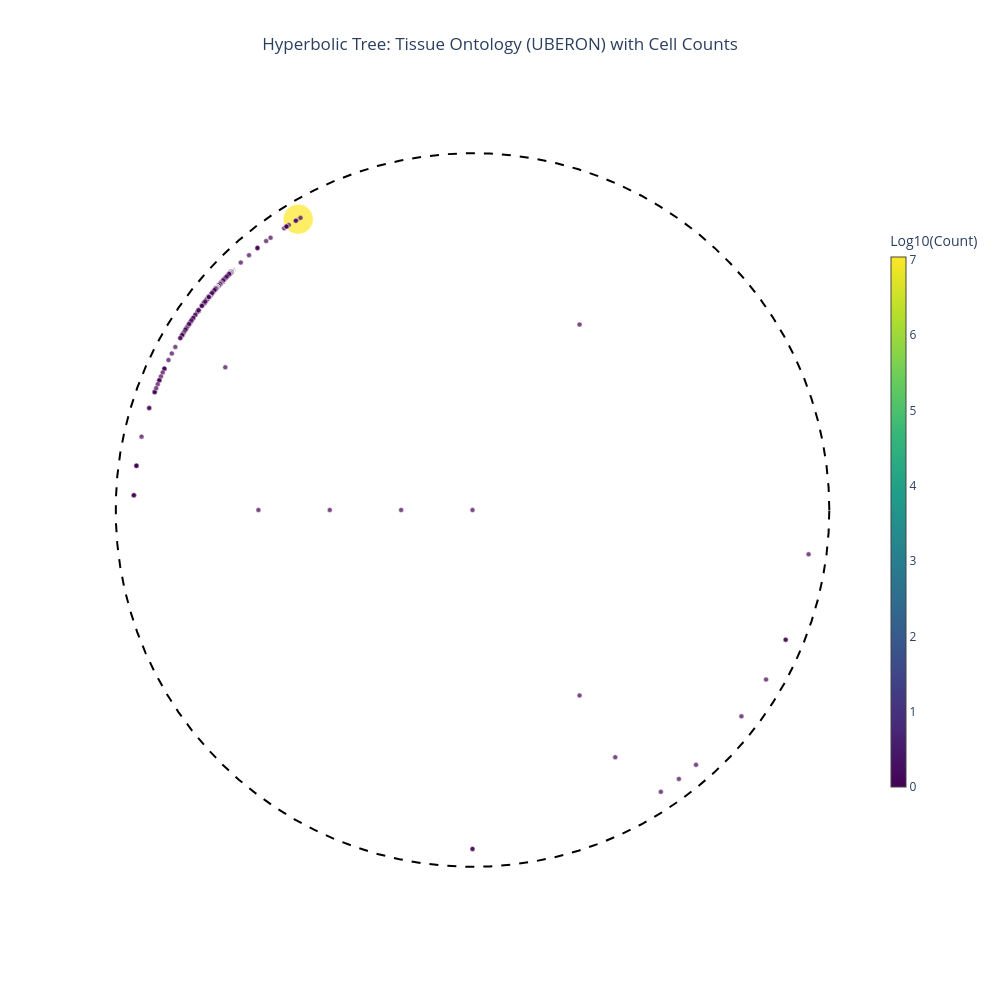

Notebook code for this chart:
### Code cell
# Create the hyperbolic tree visualization
import plotly.graph_objects as go

fig = go.Figure()

# Draw edges first (so they appear behind nodes)
edge_x = []
edge_y = []
for edge in edges:
    parent_id = edge['parent']
    child_id = edge['child']
    
    if parent_id in positions and child_id in positions:
        x0, y0 = positions[parent_id]
        x1, y1 = positions[child_id]
        edge_x.extend([x0, x1, None])
        edge_y.extend([y0, y1, None])

fig.add_trace(go.Scatter(
    x=edge_x, y=edge_y,
    mode='lines',
    line=dict(color='lightgray', width=0.5),
    hoverinfo='none',
    showlegend=False
))

# Prepare node data
node_x = []
node_y = []
node_text = []
node_size = []
node_color = []

# Create lookup for node info
node_info = {node['id']: node for node in tree_nodes}

for node_id, (x, y) in positions.items():
    node_x.append(x)
    node_y.append(y)
    
    node = node_info.get(node_id, {})
    count = node.get('count', 0)
    name = node.get('label', node.get('name', node_id))
    
    # Create hover text
    hover_text = f"<b>{name}</b><br>"
    hover_text += f"ID: {node_id}<br>"
    hover_text += f"Count: {count:,}<br>"
    hover_text += f"Level: {node.get('level', 0)}"
    node_text.append(hover_text)
    
    # Size based on count (log scale for better visibility)
    size = 5 if count == 0 else min(30, 5 + math.log10(count + 1) * 5)
    node_size.append(size)
    
    # Color based on count (log scale)
    node_color.append(math.log10(count + 1))

# Draw nodes
fig.add_trace(go.Scatter(
    x=node_x, y=node_y,
    mode='markers',
    marker=dict(
        size=node_size,
        color=node_color,
        colorscale='Viridis',
        showscale=True,
        colorbar=dict(
            title="Log10(Count)",
            thickness=15,
            len=0.7
        ),
        line=dict(color='white', width=0.5)
    ),
    text=node_text,
    hovertemplate='%{text}<extra></extra>',
    showlegend=False
))

# Draw Poincaré disk boundary
theta = np.linspace(0, 2*np.pi, 100)
fig.add_trace(go.Scatter(
    x=np.cos(theta),
    y=np.sin(theta),
    mode='lines',
    line=dict(color='black', width=2, dash='dash'),
    hoverinfo='none',
    showlegend=False
))

# Update layout
fig.update_layout(
    title=dict(
        text="Hyperbolic Tree: Tissue Ontology (UBERON) with Cell Counts",
        x=0.5,
        xanchor='center'
    ),
    width=1000,
    height=1000,
    xaxis=dict(
        showgrid=False,
        zeroline=False,
        showticklabels=False,
        range=[-1.1, 1.1]
    ),
    yaxis=dict(
        showgrid=False,
        zeroline=False,
        showticklabels=False,
        range=[-1.1, 1.1],
        scaleanchor='x',
        scaleratio=1
    ),
    plot_bgcolor='white',
    hovermode='closest'
)

fig.show()

### Figure 1 — Plotly figure (JSON) as saved in the notebook; plotly's stock layout.template omitted (floating-point values rounded to 4 significant figures; data arrays with more than 128 entries replaced by an {"elided": "..."} marker saying what was removed)
{"data": [{"hoverinfo": "none", "line": {"color": "lightgray", "width": 0.5}, "mode": "lines", "showlegend": false, "type": "scatter", "x": [], "y": []}, {"hovertemplate": "%{text}<extra></extra>", "marker": {"color": {"elided": "685 float values"}, "colorbar": {"len": 0.7, "thickness": 15, "title": {"text": "Log10(Count)"}}, "colorscale": [[0, "#440154"], [0.1111, "#482878"], [0.2222, "#3e4989"], [0.3333, "#31688e"], [0.4444, "#26828e"], [0.5556, "#1f9e89"], [0.6667, "#35b779"], [0.7778, "#6ece58"], [0.8889, "#b5de2b"], [1, "#fde725"]], "line": {"color": "white", "width": 0.5}, "showscale": true, "size": {"elided": "685 int values"}}, "mode": "markers", "showlegend": false, "text": {"elided": "685 str values"}, "type": "scatter", "x": {"elided": "685 float values"}, "y": {"elided": "685 float values"}}, {"hoverinfo": "none", "line": {"color": "black", "dash": "dash", "width": 2}, "mode": "lines", "showlegend": false, "type": "scatter", "x": [1.0, 0.998, 0.992, 0.9819, 0.9679, 0.9501, 0.9284, 0.9029, 0.8738, 0.8413, 0.8053, 0.766, 0.7237, 0.6785, 0.6306, 0.5801, 0.5272, 0.4723, 0.4154, 0.3569, 0.2969, 0.2358, 0.1736, 0.1108, 0.04758, -0.01587, -0.07925, -0.1423, -0.2048, -0.2665, -0.3271, -0.3863, -0.4441, -0.5, -0.5539, -0.6056, -0.6549, -0.7015, -0.7453, -0.7861, -0.8237, -0.858, -0.8888, -0.9161, -0.9397, -0.9595, -0.9754, -0.9874, -0.9955, -0.9995, -0.9995, -0.9955, -0.9874, -0.9754, -0.9595, -0.9397, -0.9161, -0.8888, -0.858, -0.8237, -0.7861, -0.7453, -0.7015, -0.6549, -0.6056, -0.5539, -0.5, -0.4441, -0.3863, -0.3271, -0.2665, -0.2048, -0.1423, -0.07925, -0.01587, 0.04758, 0.1108, 0.1736, 0.2358, 0.2969, 0.3569, 0.4154, 0.4723, 0.5272, 0.5801, 0.6306, 0.6785, 0.7237, 0.766, 0.8053, 0.8413, 0.8738, 0.9029, 0.9284, 0.9501, 0.9679, 0.9819, 0.992, 0.998, 1.0], "y": [0.0, 0.06342, 0.1266, 0.1893, 0.2511, 0.312, 0.3717, 0.4298, 0.4862, 0.5406, 0.5929, 0.6428, 0.6901, 0.7346, 0.7761, 0.8146, 0.8497, 0.8815, 0.9096, 0.9341, 0.9549, 0.9718, 0.9848, 0.9938, 0.9989, 0.9999, 0.9969, 0.9898, 0.9788, 0.9638, 0.945, 0.9224, 0.896, 0.866, 0.8326, 0.7958, 0.7557, 0.7127, 0.6668, 0.6182, 0.5671, 0.5137, 0.4582, 0.4009, 0.342, 0.2817, 0.2203, 0.158, 0.09506, 0.03173, -0.03173, -0.09506, -0.158, -0.2203, -0.2817, -0.342, -0.4009, -0.4582, -0.5137, -0.5671, -0.6182, -0.6668, -0.7127, -0.7557, -0.7958, -0.8326, -0.866, -0.896, -0.9224, -0.945, -0.9638, -0.9788, -0.9898, -0.9969, -0.9999, -0.9989, -0.9938, -0.9848, -0.9718, -0.9549, -0.9341, -0.9096, -0.8815, -0.8497, -0.8146, -0.7761, -0.7346, -0.6901, -0.6428, -0.5929, -0.5406, -0.4862, -0.4298, -0.3717, -0.312, -0.2511, -0.1893, -0.1266, -0.06342, -2.449e-16]}], "layout": {"height": 1000, "hovermode": "closest", "plot_bgcolor": "white", "title": {"text": "Hyperbolic Tree: Tissue Ontology (UBERON) with Cell Counts", "x": 0.5, "xanchor": "center"}, "width": 1000, "xaxis": {"range": [-1.1, 1.1], "showgrid": false, "showticklabels": false, "zeroline": false}, "yaxis": {"range": [-1.1, 1.1], "scaleanchor": "x", "scaleratio": 1, "showgrid": false, "showticklabels": false, "zeroline": false}}}
